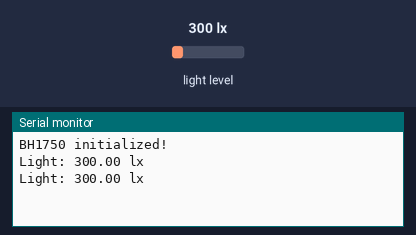
Simulated run of this sketch. Board: Arduino Uno, built with avr-gcc and run on an emulated ATmega328P. Parts: the last lines printed to the serial monitor. The test bench sets the inputs (shaded band); at power-on: light level 300 lx.

Above: at 1.8 s.
1.9 s: light level set to 40 lx
At 2.8 s:
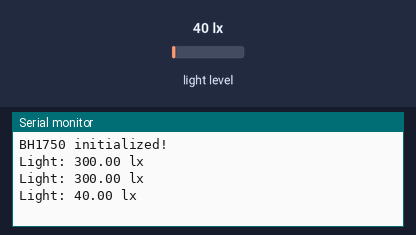
3.4 s: light level set to 500 lx
At 4.8 s:
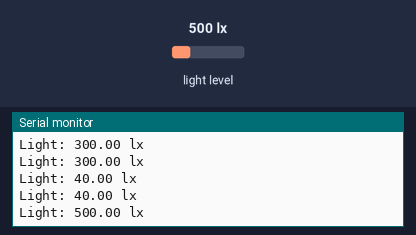
Timing chart, 0 to 6.4 s (numbered marks = the images above; inputs shaded):
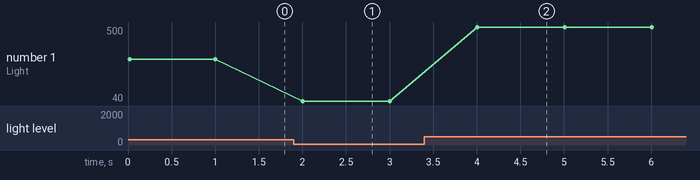

Measured:
- after the input at 1.9 s, the serial monitor: prints a new line after 0.10 s (image 1)
- after the input at 3.4 s, the serial monitor: prints a new line after 0.61 s (image 2)
- plotted number 1: 300 → 40 after the input at 1.9 s, 40 → 500 after the input at 3.4 s

The sketch:

BH1750FVI.ino
```cpp
#include <Wire.h>
#include <BH1750.h>

BH1750 lightMeter;

void setup() {
Serial.begin(9600);
Wire.begin();

// Force address 0x23
if (lightMeter.begin(BH1750::CONTINUOUS_HIGH_RES_MODE, 0x23)) {
Serial.println("BH1750 initialized!");
} else {
Serial.println("BH1750 init failed!");
}
}

void loop() {
float lux = lightMeter.readLightLevel();

if (lux < 0) {
Serial.println("Sensor read error!");
} else {
Serial.print("Light: ");
Serial.print(lux);
Serial.println(" lx");
}

delay(1000);
}
```
